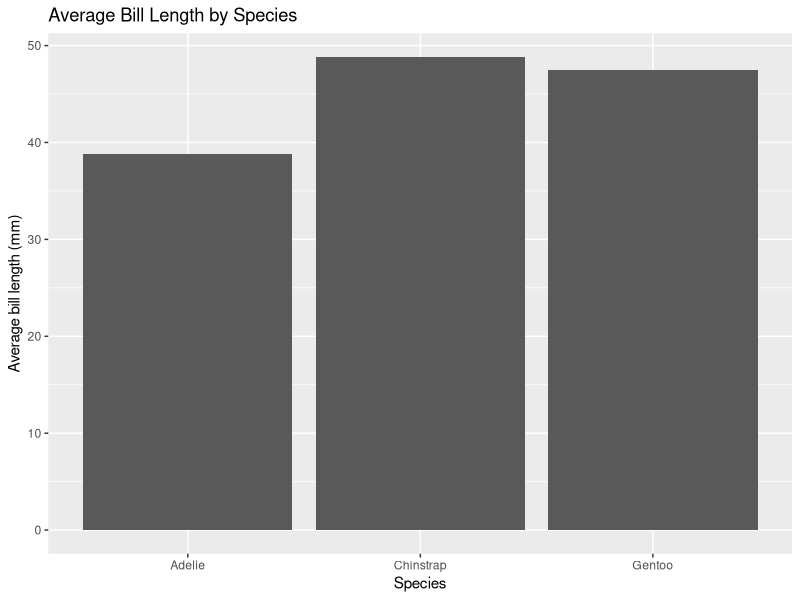

Recreate this plot in R.
## ---- chunk 1

library(tidyverse)
library(palmerpenguins)
glimpse(penguins)

## ---- chunk 2
bill_summary <- penguins |>
  group_by(species) |>
  summarize(avg_bill_length = mean(bill_length_mm, na.rm = TRUE))

bill_summary
## ---- chunk 3
ggplot(bill_summary, aes(x = species, y = avg_bill_length)) +
  geom_col() +
  labs(
    title = "Average Bill Length by Species",
    x = "Species",
    y = "Average bill length (mm)"
  )
